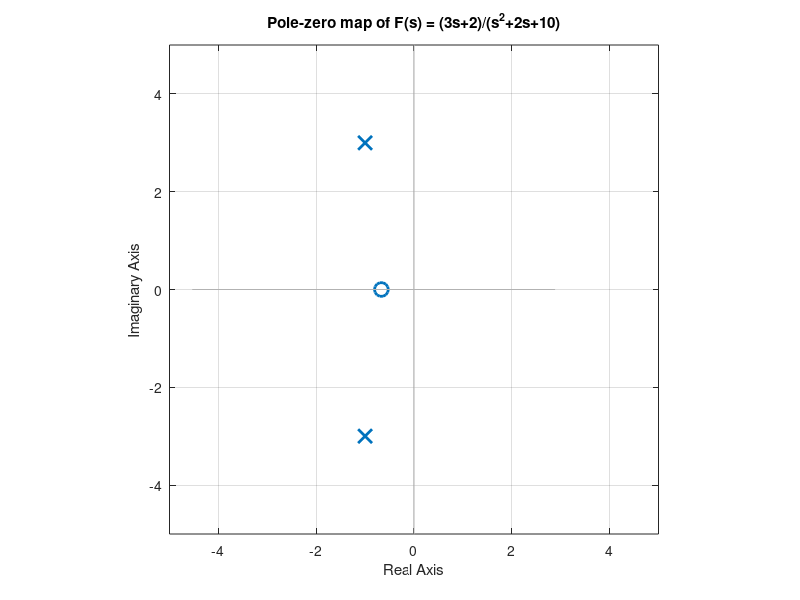

The MATLAB source for this figure:
if exist('OCTAVE_VERSION', 'builtin')
    pkg load control;
end

num = [3 2];
den = [1 2 10];

Zeros = roots(num)
Poles = roots(den)

F = tf(num, den);

figure;
pzmap(F);
legend off;
axis([-5 5 -5 5]);
axis square;
grid on;
title('Pole-zero map of F(s) = (3s+2)/(s^2+2s+10)');
